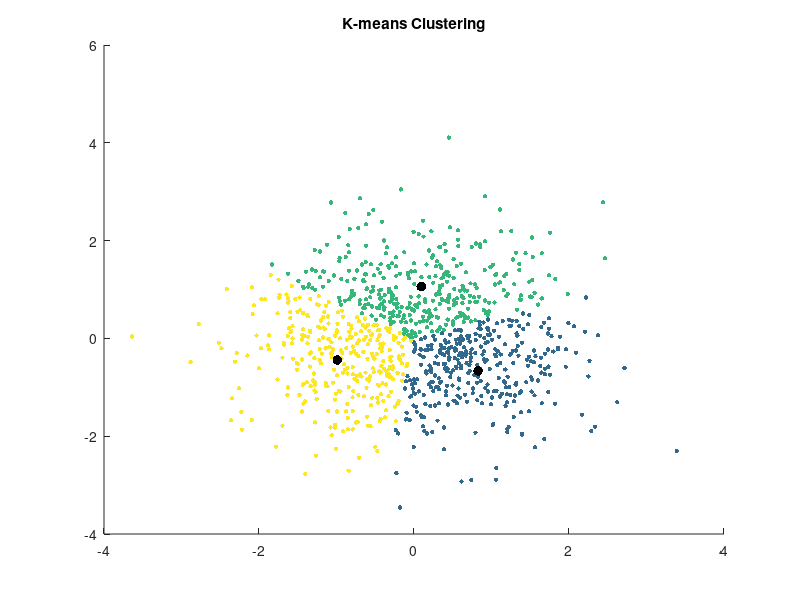

MATLAB code to generate this figure: (Note: this script raises an error after producing the figure.)
% Generate random dataset
X = randn(1000, 2);

% K-means
K = 3; % Number of clusters
max_iter = 100; % Maximum number of iterations
centroids = X(randperm(size(X, 1), K), :); % Initialize centroids
for i = 1:max_iter
    % Assign each point to nearest centroid
    [~, labels] = pdist2(centroids, X, 'euclidean', 'Smallest', 1);
    % Update centroids
    for j = 1:K
        centroids(j, :) = mean(X(labels == j, :), 1);
    end
end
% Plot results
figure; hold on;
scatter(X(:,1), X(:,2), 10, labels, 'filled');
scatter(centroids(:,1), centroids(:,2), 50, 'k', 'filled');
title('K-means Clustering');

% Spectral relaxed k-means
W = pdist2(X, X, 'euclidean');
sigma = median(W(:));
D = diag(sum(W, 2));
L = D^(-1/2) * W * D^(-1/2);
[V, ~] = eig(L);
V = V(:, 2:K+1);
V = normr(V);
max_iter = 100; % Maximum number of iterations
centroids = V(randperm(size(V, 1), K), :); % Initialize centroids
for i = 1:max_iter
    % Assign each point to nearest centroid
    [~, labels] = pdist2(centroids, V, 'euclidean', 'Smallest', 1);
    % Update centroids
    for j = 1:K
        centroids(j, :) = mean(V(labels == j, :), 1);
    end
end
% Plot results
figure; hold on;
scatter(X(:,1), X(:,2), 10, labels, 'filled');
scatter(centroids(:,1), centroids(:,2), 50, 'k', 'filled');
title('Spectral Relaxed K-means Clustering');
